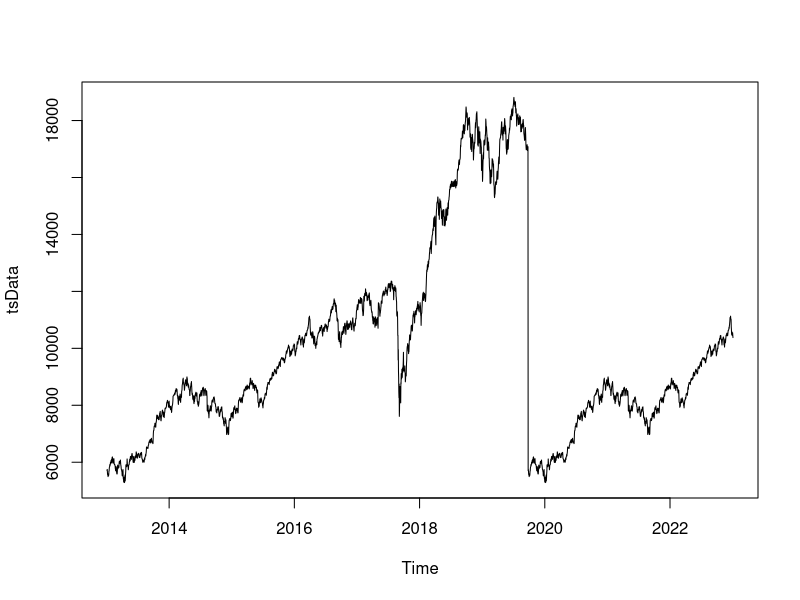

The R source for this figure: (Note: this script raises an error after producing the figure.)
## Time Series Analysis with R

## Task 1: Install the required packages(Here urca and forecast)
#install.packages("urca")
#install.packages("forecast")

## Task 2:

# Load data - good time series example EuStockMarkets
data <- read.csv("NSEI.csv", header = TRUE)
View(data)
#data = as.numeric(data[,6])
data_df <- data[!is.na(as.numeric(data[,6])),]
#data_df=as.double(data_df)


# Convert data to time series format
tsData <- ts(data_df[,6], start = c(2013, 4), end = c(2023,3), frequency = 365)
View(tsData)
plot(tsData)

# ARIMA Model

# Exploratory Analysis for time series components:
# Trend + Seasonality + Cyclicity

# components.ts = tsData
# components.ts
# plot(components.ts)

# Does it satisfy the core assumptions?

# Remove non-stationary part of the data - Unit Root Test
library("urca")
?ur.kpss

kpss_test<-ur.kpss(tsData, type = c("tau"), 
                   lags = c("short"), use.lag = NULL)
summary(kpss_test)

tsstationary = diff(tsData, differences=1)
#tsstationary = tsData
plot(tsstationary)

# Remove seasonality
timeseriesseasonallyadjusted <- tsstationary - tsData$seasonal
tsstationary <- diff(timeseriesseasonallyadjusted, differences=1)
plot(tsstationary)


# Model Fit
acf(tsstationary, lag.max=40)
pacf(tsstationary, lag.max=40)

# Decide on the type of process

# Sample test (p,d,q) = (1,1,1)

fitARIMA = arima(tsData, order=c(1,1,1),
                 seasonal = list(order = c(1,0,0), period = 12),
                 method="ML")#Maximum Likelihood
res=fitARIMA$residuals
plot(res)

# Best Fit Model

library(forecast)
model<-auto.arima(tsData, trace=TRUE)
plot(model$residuals)

# Forecast

predicted_values = forecast(model,h=200, level=c(99.5))
plot(predicted_values)

